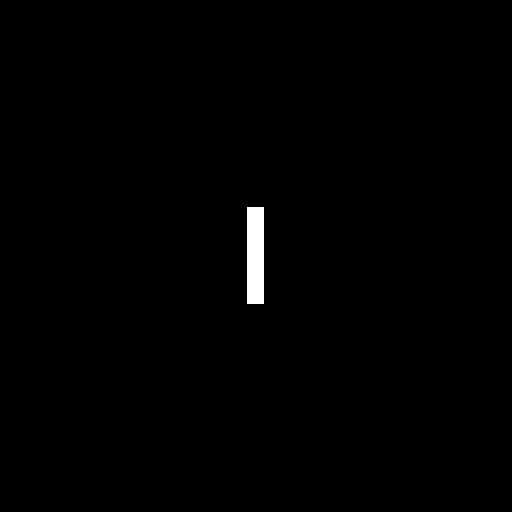
#> input picture dataset/FiltroFrequencia/Fig0424(a)(rectangle).tif, 1024 x 1024 px, found by its file name (shown at 1/2 size)
$ jupyter execute 'Respostas Filtragem na Frequência.ipynb'
#> lines starting #> are read from the running program, lines starting #| are printed output that depends on the picture; after the words box and inside, x2 and y2 are one past the last pixel; in counts of white or black regions, pixels touching at a corner belong together
Universidade do Vale do Itajaí<br>
Escola do Mar, Ciência e Tecnologia<br>
Engenharia de Computação - Processamento Digital de Sinais: Imagens

# Prática com Filtros no domínio da Frequência

### Tutoriais da OpenCV

- https://docs.opencv.org/master/d9/df8/tutorial_root.html
- https://www.geeksforgeeks.org/opencv-python-tutorial/

## Usando a DFT e FFT da OpenCV

[cell 1]
import cv2
import numpy as np
import matplotlib.pyplot as plt
#from google.colab.patches import cv2_imshow

[cell 2]
img = cv2.imread('dataFreq/Fig0424(a)(rectangle).tif',0)
#> img: shape (1024, 1024); 0.63% white; 1 white region, box (x1, y1, x2, y2) and area: (494, 414, 528, 608) 6596
f = np.fft.fft2(img)
fshift = np.fft.fftshift(f)
magnitude_spectrum = (20*np.log(np.abs(fshift) + 0.00001)/255)
magnitude_spectrum = np.array(magnitude_spectrum, dtype=np.float32)

#cv2.imshow('img',img)

[cell 3]
plt.subplot(121),plt.imshow(img, cmap = 'gray')
plt.title('Input Image'), plt.xticks([]), plt.yticks([])
plt.subplot(122),plt.imshow(magnitude_spectrum, cmap = 'gray')
plt.title('Magnitude Spectrum'), plt.xticks([]), plt.yticks([])
plt.show()


#mostrando a imagem de entrada
cv2.imshow('in', img)
cv2.waitKey(0)
cv2.destroyAllWindows()

#mostrando a magnitude da TF
cv2.imshow('magnitude_spectrum', magnitude_spectrum)
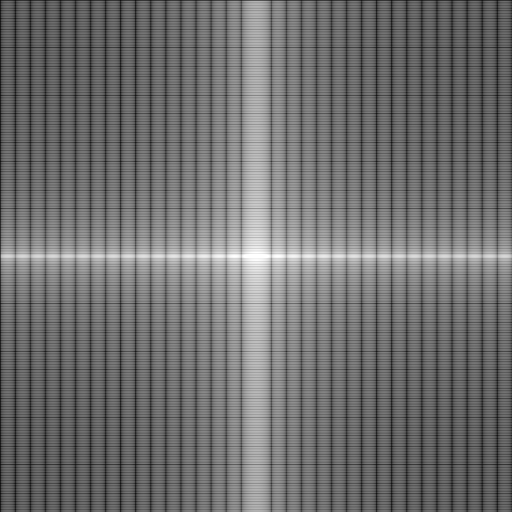
#> window 'magnitude_spectrum': shape (1024, 1024) (shown at 1/2 size); min 0, max 255, mean 110.6
cv2.waitKey(0)
cv2.destroyAllWindows()

[cell 4]
img = cv2.imread('dataFreq/t1.jpg',0)
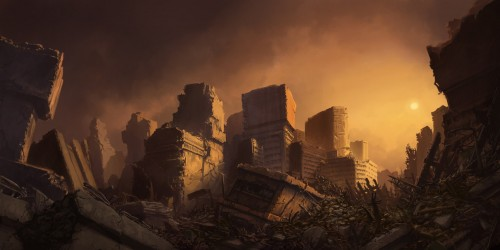
#> input picture dataset/FiltroFrequencia/t1.jpg, 500 x 250 px, found by its file name
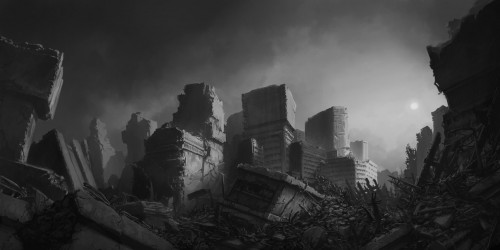
#> img: shape (250, 500); min 3, max 226, mean 58.9
image_f32 = np.float32(img) # convert from uint8 into float32
dft = cv2.dft(image_f32, flags = cv2.DFT_COMPLEX_OUTPUT)
dft_shift = np.fft.fftshift(dft)
magnitude_spectrum = 20*np.log(cv2.magnitude(dft_shift[:,:,0],dft_shift[:,:,1]))
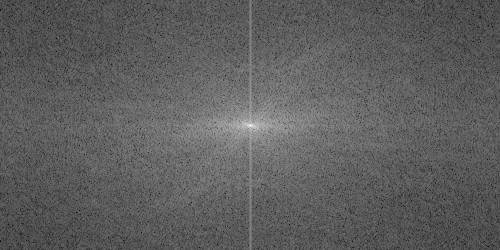
#> magnitude_spectrum: shape (250, 500) float32; min 43.24, max 316.3, mean 144.4; drawn with min black and max white
ms = np.array(magnitude_spectrum, dtype=np.float32)

cv2.imshow('img', ms)
cv2.waitKey(0)
cv2.destroyAllWindows()

[cell 5]
#criação da filtro PB ideal
rows, cols = img.shape
#> rows = 250; cols = 500
crow, ccol = rows//2 , cols//2
#> crow = 125; ccol = 250
mask = np.zeros((rows,cols,2), np.uint8) # H(u,v)
raio = 60
mask[crow-raio:crow+raio, ccol-raio:ccol+raio] = 1   # filtragem circular

[cell 6]
# apply mask and inverse DFT
fshift = dft_shift*mask  # se fosse multiplicação de matrizes, usaria-se @ ou np.dot()
f_ishift = np.fft.ifftshift(fshift)
img_back = cv2.idft(f_ishift)
img_back = cv2.magnitude(img_back[:,:,0],img_back[:,:,1])


img_back = np.array(img_back, dtype=np.float32)
print(np.argmax(img_back))
#| 53413
plt.subplot(121),plt.imshow(magnitude_spectrum, cmap = 'gray')
plt.title('Magnitude Spectrum'), plt.xticks([]), plt.yticks([])
plt.subplot(122),plt.imshow(img_back, cmap = 'gray')
plt.title('Input Image'), plt.xticks([]), plt.yticks([])
plt.show()

cv2.imshow('img_back', img_back)
cv2.waitKey(0)
cv2.destroyAllWindows()

#usar para normalizar a imagem e poder exibir com a imshow() da opencv para deixar entre 0 e 255
filtered_img = np.abs(img_back)
filtered_img -= filtered_img.min()
filtered_img = filtered_img*255 / filtered_img.max()
filtered_img = filtered_img.astype(np.uint8)

cv2.imshow('filtered_img', filtered_img)
cv2.waitKey(0)
cv2.destroyAllWindows()

[cell 7]
#criação da filtro PA
rows, cols = img.shape
crow, ccol = rows//2 , cols//2
mask = np.ones((rows,cols,2), np.uint8)
raio = 10
mask[crow-raio:crow+raio, ccol-raio:ccol+raio] = 0

[cell 8]
# apply mask and inverse DFT
fshift = dft_shift*mask
f_ishift = np.fft.ifftshift(fshift)  #inversa da fft
img_back = cv2.idft(f_ishift)        #inversa da dft
img_back = cv2.magnitude(img_back[:,:,0],img_back[:,:,1])  #recuperando a imagem capturando a magnitude (intesidade)
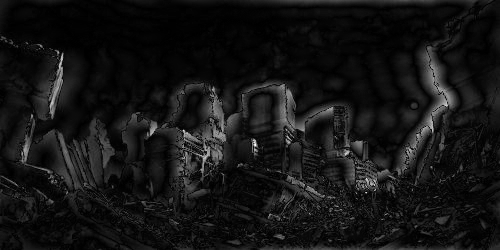
#> img_back: shape (250, 500) float32; min 517.4, max 13031725, mean 1061124; drawn with min black and max white


img_back = np.array(img_back, dtype=np.float32)

plt.subplot(121),plt.imshow(img_back, cmap = 'gray')
plt.title('Input Image'), plt.xticks([]), plt.yticks([])
plt.subplot(122),plt.imshow(magnitude_spectrum, cmap = 'gray')
plt.title('Magnitude Spectrum'), plt.xticks([]), plt.yticks([])
plt.show()

#usar para normalizar a imagem e poder exibir com a imshow() da opencv
filtered_img = np.abs(img_back)
filtered_img -= filtered_img.min()
filtered_img = filtered_img*255 / filtered_img.max()
filtered_img = filtered_img.astype(np.uint8)

cv2.imshow('img', img)
cv2.waitKey(0)
cv2.destroyAllWindows()

cv2.imshow('filtered_img', filtered_img)
cv2.waitKey(0)
cv2.destroyAllWindows()

## Criando outros kernels - Gaussiano e Butterworth

### Filtro passa-baixa

O filtro passa-baixa, que retém as informações de baixa frequência da transformada de Fourier e filtra as informações de alta frequência, tornará a imagem mais desfocada. Os filtros passa-baixa comumente usados incluem filtro passa-baixo ideal, filtro passa-baixo Butterworth e filtro passa-baixo Gaussiano. Suponha que a altura e a largura da transformada de Fourier sejam H e W, o valor máximo do espectro de Fourier está no ponto central (maxR,maxC) e D(r,c) representa a distância do ponto (r,c) até o ponto central

### Filtro passa-alta

O filtro passa-alta retém as informações de alta frequência da imagem e filtra as informações de baixa frequência, o que torna os detalhes da imagem mais óbvios. Os filtros passa-alta comumente usados incluem filtro passa-alto ideal, filtro passa-alto Butterworth e filtro passa-alto gaussiano. Três tipos de filtros passa-altas podem ser expressos da seguinte forma

### Filtro passa-banda

O filtro passa-banda serve para reter apenas a banda de frequência de uma determinada área e filtrar as informações de frequência, que podem selecionar seletivamente parte das informações da imagem. Os filtros passa-banda comumente usados incluem filtro passa-banda ideal, filtro passa-banda Butterworth e filtro passa-banda gaussiano. Assumindo que BW representa a largura de banda e D0 representa o centro radial da largura de banda, os três filtros passa banda podem ser expressos da seguinte forma

### Filtro rejeita-banda

Em contraste com o filtro passa-banda, o filtro de rejeita-banda se refere a filtrar ou enfraquecer a banda de frequência na faixa especificada. Os filtros de rejeita-banda comumente usados incluem filtro de parada de banda ideal, filtro de parada de banda Butterworth e filtro de parada de banda Gaussiana. Os três filtros de parada de banda são representados da seguinte forma

### Funções

[cell 9]
def createPB(shape, center, radius, lpType=2, n=2):
    rows, cols = shape[:2]
    r, c = np.mgrid[0:rows:1, 0:cols:1]
    c -= center[0]
    r -= center[1]
    d = np.power(c, 2.0) + np.power(r, 2.0)
    lpFilter_matrix = np.zeros(shape, np.float32)
    if lpType == 0:  # ideal low-pass filter
        lpFilter = np.copy(d)
        lpFilter[lpFilter < pow(radius, 2.0)] = 1
        lpFilter[lpFilter >= pow(radius, 2.0)] = 0
    elif lpType == 1: #Butterworth low-pass filter
        lpFilter = 1.0 / (1 + np.power(np.sqrt(d)/radius, 2*n))
    elif lpType == 2: # Gaussian low pass filter
        lpFilter = np.exp(-d/(2*pow(radius, 2.0)))
    lpFilter_matrix[:, :, 0] = lpFilter
    lpFilter_matrix[:, :, 1] = lpFilter
    return lpFilter_matrix


def createPA(shape, center, radius, lpType=2, n=2):
    rows, cols = shape[:2]
    r, c = np.mgrid[0:rows:1, 0:cols:1]
    c -= center[0]
    r -= center[1]
    d = np.power(c, 2.0) + np.power(r, 2.0)
    lpFilter_matrix = np.zeros(shape, np.float32)
    if lpType == 0:  # Ideal high pass filter
        lpFilter = np.copy(d)
        lpFilter[lpFilter < pow(radius, 2.0)] = 0
        lpFilter[lpFilter >= pow(radius, 2.0)] = 1
    elif lpType == 1: #Butterworth Highpass Filters
        lpFilter = 1.0 - 1.0 / (1 + np.power(np.sqrt(d)/radius, 2*n))
    elif lpType == 2: # Gaussian Highpass Filter
        lpFilter = 1.0 - np.exp(-d/(2*pow(radius, 2.0)))
    lpFilter_matrix[:, :, 0] = lpFilter
    lpFilter_matrix[:, :, 1] = lpFilter
    return lpFilter_matrix

def createPF(shape, center, bandCenter, bandWidth, lpType=2, n=2):
    rows, cols = shape[:2]
    r, c = np.mgrid[0:rows:1, 0:cols:1]
    c -= center[0]
    r -= center[1]
    d = np.sqrt(np.power(c, 2.0) + np.power(r, 2.0))
    lpFilter_matrix = np.zeros(shape, np.float32)
    if lpType == 0:  # Ideal bandpass filter
        lpFilter = np.copy(d)
        lpFilter[:, :] = 1
        lpFilter[d > (bandCenter+bandWidth/2)] = 0
        lpFilter[d < (bandCenter-bandWidth/2)] = 0
    elif lpType == 1: #Butterworth bandpass filter
        lpFilter = 1.0 - 1.0 / (1 + np.power(d*bandWidth/(d - pow(bandCenter,2)), 2*n))
    elif lpType == 2: # Gaussian bandpass filter
        lpFilter = np.exp(-pow((d-pow(bandCenter,2))/(d*bandWidth), 2))
    lpFilter_matrix[:, :, 0] = lpFilter
    lpFilter_matrix[:, :, 1] = lpFilter
    return lpFilter_matrix


def createRF(shape, center, bandCenter, bandWidth, lpType=2, n=2):
    rows, cols = shape[:2]
    r, c = np.mgrid[0:rows:1, 0:cols:1]
    c -= center[0]
    r -= center[1]
    d = np.sqrt(np.power(c, 2.0) + np.power(r, 2.0))
    lpFilter_matrix = np.zeros(shape, np.float32)
    if lpType == 0:  # Ideal band stop filter
        lpFilter = np.copy(d)
        lpFilter[:, :] = 0
        lpFilter[d > (bandCenter+bandWidth/2)] = 1
        lpFilter[d < (bandCenter-bandWidth/2)] = 1
    elif lpType == 1: #Butterworth band stop filter
        lpFilter = 1.0 / (1 + np.power(d*bandWidth/(d - pow(bandCenter,2)), 2*n))
    elif lpType == 2: # Gaussian band stop filter
        lpFilter = 1 - np.exp(-pow((d-pow(bandCenter,2))/(d*bandWidth), 2))
    lpFilter_matrix[:, :, 0] = lpFilter
    lpFilter_matrix[:, :, 1] = lpFilter
    return lpFilter_matrix

[cell 10]
img = cv2.imread('dataFreq/t1.jpg',0)
image_f32 = np.float32(img) # convert from uint8 into float32
dft = cv2.dft(image_f32, flags = cv2.DFT_COMPLEX_OUTPUT)
dft_shift = np.fft.fftshift(dft)
magnitude_spectrum = 20*np.log(cv2.magnitude(dft_shift[:,:,0],dft_shift[:,:,1]))

cv2.imshow('img', img)
cv2.waitKey(0)
cv2.destroyAllWindows()

magnitude_spectrum = np.abs(magnitude_spectrum)
magnitude_spectrum -= magnitude_spectrum.min()
magnitude_spectrum = magnitude_spectrum*255 / magnitude_spectrum.max()
magnitude_spectrum = magnitude_spectrum.astype(np.uint8)

cv2.imshow('magnitude_spectrum', magnitude_spectrum)
cv2.waitKey(0)
cv2.destroyAllWindows()

[cell 11]
nrows, ncols = dft_shift.shape[:2]
#> nrows = 250; ncols = 500
real = np.power(dft_shift[:, :, 0], 2.0)
imaginary = np.power(dft_shift[:, :, 1], 2.0)
amplitude = np.sqrt(real+imaginary)
minValue, maxValue, minLoc, maxLoc = cv2.minMaxLoc(amplitude)
#> minValue = 8.69; maxValue = 7367075; minLoc = (56, 51); maxLoc = (250, 125)

[cell 12]
#maskPB = createPB(dft_shift.shape, center=(int(ncols/2), int(nrows/2)), radius=35, lpType=0, n=2)
maskPB = createPB(dft_shift.shape, center=maxLoc, radius=35, lpType=1, n=2)
#> in createPB, `c -= center[0]`:
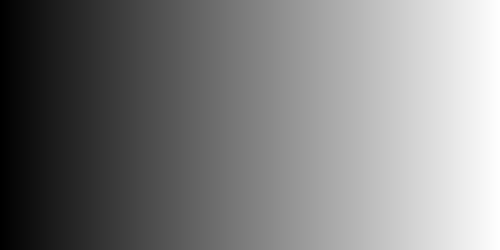
#> c: shape (250, 500) int64; min -250, max 249, mean -0.5; drawn with min black and max white
#> in createPB, `r -= center[1]`:
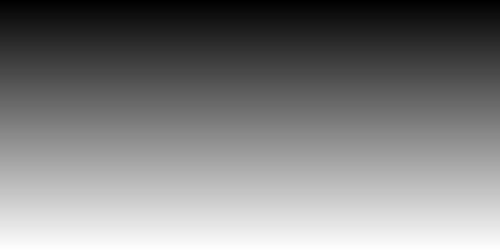
#> r: shape (250, 500) int64; min -125, max 124, mean -0.5; drawn with min black and max white

filtered_freq = dft_shift*maskPB
f_ishift = np.fft.ifftshift(filtered_freq)  #inversa da fft
img_back = cv2.idft(f_ishift)        #inversa da dft
img_back = cv2.magnitude(img_back[:,:,0],img_back[:,:,1])  #recuperando a imagem capturando a magnitude (intesidade)


img_back = np.array(img_back, dtype=np.float32)

#plotando sem regularização com matplotlib
plt.subplot(121),plt.imshow(img_back, cmap = 'gray')
plt.title('Input Image'), plt.xticks([]), plt.yticks([])
plt.subplot(122),plt.imshow(magnitude_spectrum, cmap = 'gray')
plt.title('Magnitude Spectrum'), plt.xticks([]), plt.yticks([])
plt.show()

#usar para normalizar a imagem e poder exibir com a imshow() da opencv
filtered_img = np.abs(img_back)
filtered_img -= filtered_img.min()
filtered_img = filtered_img*255 / filtered_img.max()
filtered_img = filtered_img.astype(np.uint8)

#plotando com a OpenCV
cv2.imshow('filtered_img', filtered_img)
cv2.waitKey(0)
cv2.destroyAllWindows()

[cell 13]
#maskPA = createPA(dft_shift.shape, center=(int(ncols/2), int(nrows/2)), radius=35, lpType=0, n=2)
maskPA = createPA(dft_shift.shape, center=maxLoc, radius=35, lpType=1, n=1)
#> in createPA, `lpFilter = 1.0 - 1.0 / (1 + np.power(np.sqrt(d)/radius, 2*n))`:
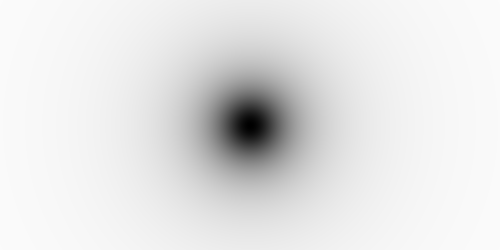
#> lpFilter: shape (250, 500) float64; min 0, max 0.985, mean 0.897

filtered_freq = dft_shift*maskPA
f_ishift = np.fft.ifftshift(filtered_freq)  #inversa da fft
img_back = cv2.idft(f_ishift)        #inversa da dft
img_back = cv2.magnitude(img_back[:,:,0],img_back[:,:,1])  #recuperando a imagem capturando a magnitude (intesidade)


img_back = np.array(img_back, dtype=np.float32)

#plotando sem regularização com matplotlib
plt.subplot(121),plt.imshow(img_back, cmap = 'gray')
plt.title('Input Image'), plt.xticks([]), plt.yticks([])
plt.subplot(122),plt.imshow(magnitude_spectrum, cmap = 'gray')
plt.title('Magnitude Spectrum'), plt.xticks([]), plt.yticks([])
plt.show()

#usar para normalizar a imagem e poder exibir com a imshow() da opencv
filtered_img = np.abs(img_back)
filtered_img -= filtered_img.min()
filtered_img = filtered_img*255 / filtered_img.max()
filtered_img = filtered_img.astype(np.uint8)

#plotando com a OpenCV
cv2.imshow('filtered_img', filtered_img)
cv2.waitKey(0)
cv2.destroyAllWindows()

[cell 14]
#maskPF = createPF(dft_shift.shape, center=(int(ncols/2), int(nrows/2)), radius=35, lpType=0, n=2);
maskPF = createPF(shape=dft_shift.shape, center=maxLoc, bandCenter=1, bandWidth=400, lpType=2, n=2)
#> in createPF, `d = np.sqrt(np.power(c, 2.0) + np.power(r, 2.0))`:
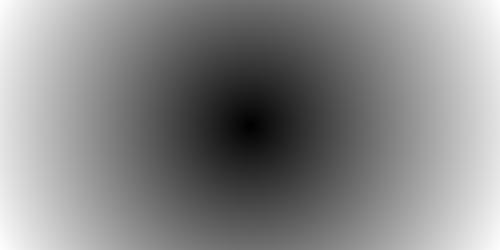
#> d: shape (250, 500) float64; min 0, max 279.5, mean 148.3; drawn with min black and max white

filtered_freq = dft_shift*maskPF
f_ishift = np.fft.ifftshift(filtered_freq)  #inversa da fft
img_back = cv2.idft(f_ishift)        #inversa da dft
img_back = cv2.magnitude(img_back[:,:,0],img_back[:,:,1])  #recuperando a imagem capturando a magnitude (intesidade)
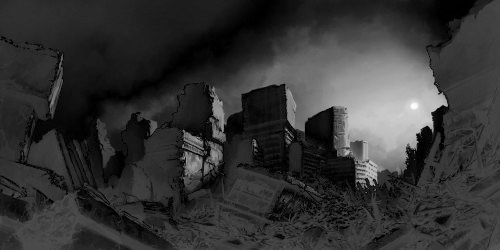
#> img_back: shape (250, 500) float32; min 7899.4, max 20882878, mean 4273498; drawn with min black and max white


img_back = np.array(img_back, dtype=np.float32)

#plotando sem regularização com matplotlib
plt.subplot(121),plt.imshow(img_back, cmap = 'gray')
plt.title('Input Image'), plt.xticks([]), plt.yticks([])
plt.subplot(122),plt.imshow(magnitude_spectrum, cmap = 'gray')
plt.title('Magnitude Spectrum'), plt.xticks([]), plt.yticks([])
plt.show()

#usar para normalizar a imagem e poder exibir com a imshow() da opencv
filtered_img = np.abs(img_back)
filtered_img -= filtered_img.min()
filtered_img = filtered_img*255 / filtered_img.max()
filtered_img = filtered_img.astype(np.uint8)

#plotando com a OpenCV
cv2.imshow('filtered_img', filtered_img)
cv2.waitKey(0)
cv2.destroyAllWindows()

[cell 15]
#maskPF = createPF(dft_shift.shape, center=(int(ncols/2), int(nrows/2)), radius=35, lpType=0, n=2);
maskPF = createRF(shape=dft_shift.shape, center=maxLoc, bandCenter=50, bandWidth=50, lpType=2, n=2)
